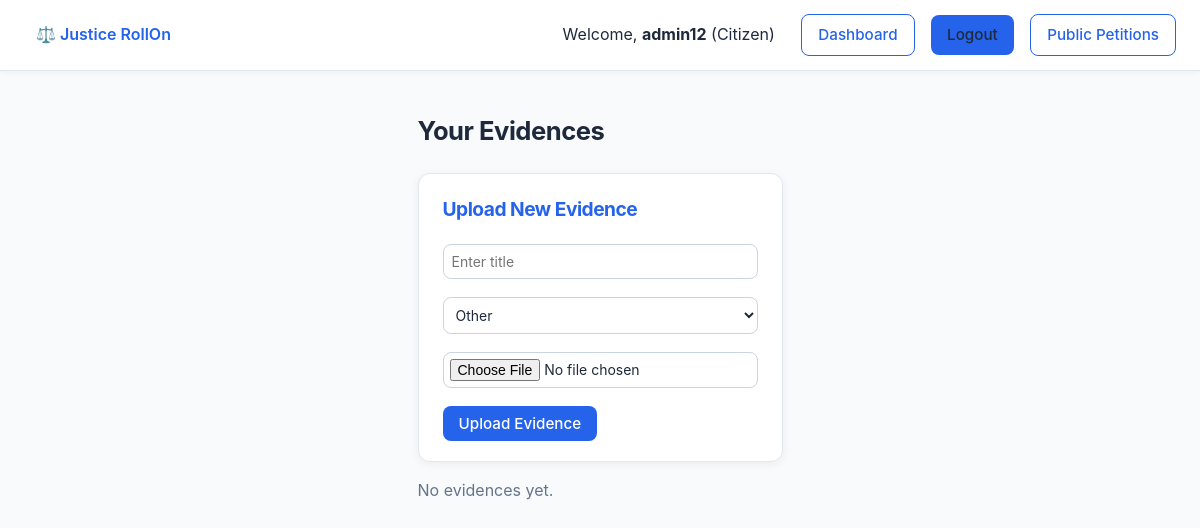
The app's page /evidences/ (signed in), older data.
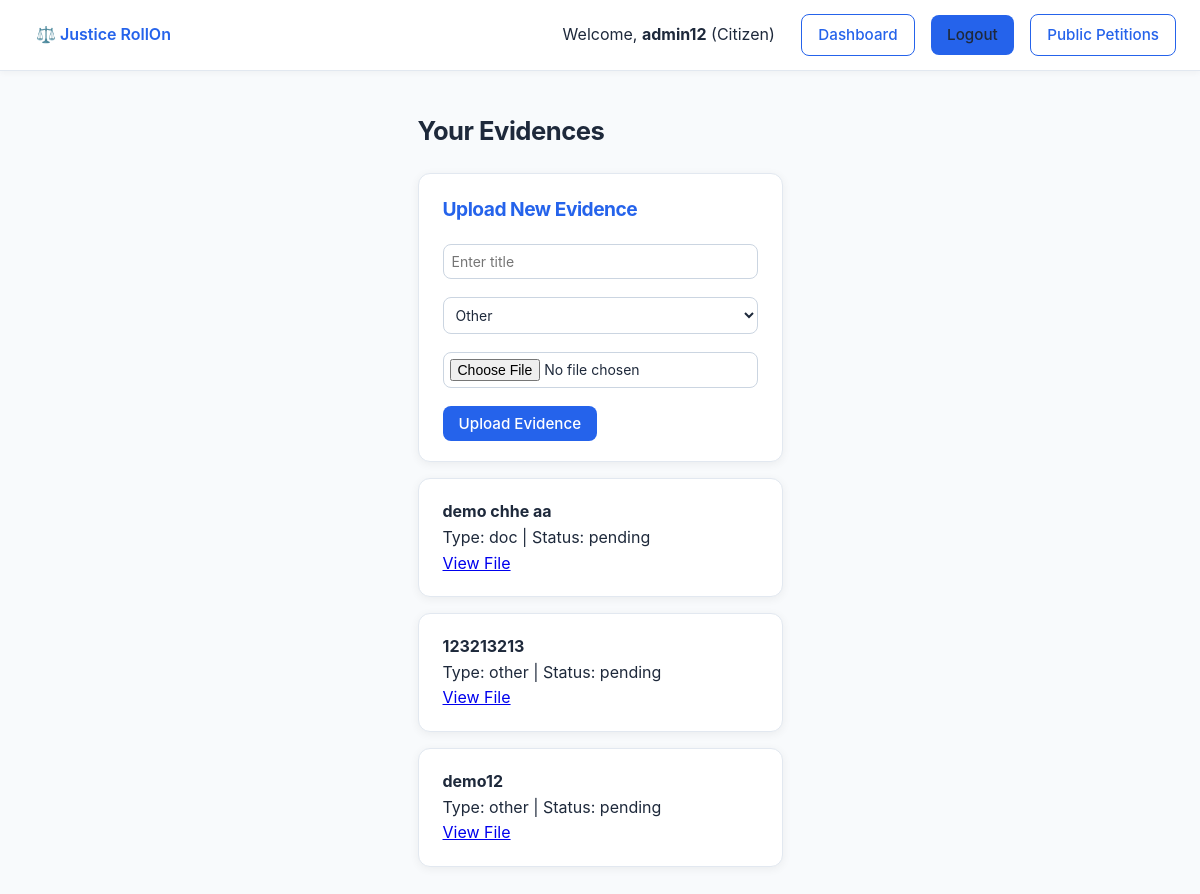
The same page, newer data.
### core/models.py (models this page shows, shortened)
class Evidence(models.Model):
    FILE_TYPES = (
        ("image","Image"),
        ("pdf","PDF"),
        ("video","Video"),
        ("doc","Document"),
        ("other","Other"),
    )
    uploader = models.ForeignKey(User, on_delete=models.CASCADE, related_name="evidences")
    file = models.FileField(upload_to="evidence/")
    title = models.CharField(max_length=255)
    file_type = models.CharField(max_length=20, choices=FILE_TYPES, default="other")
    uploaded_at = models.DateTimeField(auto_now_add=True)
    size_bytes = models.PositiveIntegerField(null=True, blank=True)
    case_tag = models.CharField(max_length=128, blank=True)
    verification_status = models.CharField(max_length=20, choices=(("pending","Pending"),("verified","Verified"),("rejected","Rejected")), default="pending")

### core/views.py (the view)
# urls.py: path("evidences/", views.evidence_list, name="evidence_list"),
@login_required
def evidence_list(request):
    evidences = Evidence.objects.filter(uploader=request.user)
    return render(request, "evidence_list.html", {"evidences": evidences})

### core/templates/evidence_list.html (shortened to what this page needs)
{% extends "base.html" %}
{% block content %}
<h2>Your Evidences</h2>
<div class="card" style="margin-bottom: 1rem;">
  <h3>Upload New Evidence</h3>
  {% if user.role == "citizen" %}
  <form method="post" enctype="multipart/form-data" action="/api/upload-evidence/">
    <div style="margin-bottom: 0.5rem;">
      <input type="text" name="title" placeholder="Enter title" required class="input" style="width: 100%; padding: 8px;">
    </div>
    <div style="margin-bottom: 0.5rem;">
      <select name="file_type" class="input" style="width: 100%; padding: 8px;">
        <option value="other" selected>Other</option>
      </select>
    </div>
    <div style="margin-bottom: 0.5rem;">
      <input type="file" name="file" required style="width: 100%; padding: 6px;">
    </div>
    <button type="submit" class="btn">Upload Evidence</button>
  </form>
  {% endif %}
</div>
{% for e in evidences %}
<div class="card">
  <strong>{{ e.title }}</strong><br>
  Type: {{ e.file_type }} | Status: {{ e.verification_status }}<br>
  <a href="{{ e.file.url }}" target="_blank">View File</a>
</div>
{% empty %}
<p>No evidences yet.</p>
{% endfor %}
{% endblock %}

Row changes from the older to the newer data that the page shows:
added Evidence: title "demo chhe aa", file_type "doc", verification_status "pending"
added Evidence: title "123213213", file_type "other", verification_status "pending"
added Evidence: title "demo12", file_type "other", verification_status "pending"
Text that changed along with them:
text no longer shown: "No evidences yet."
